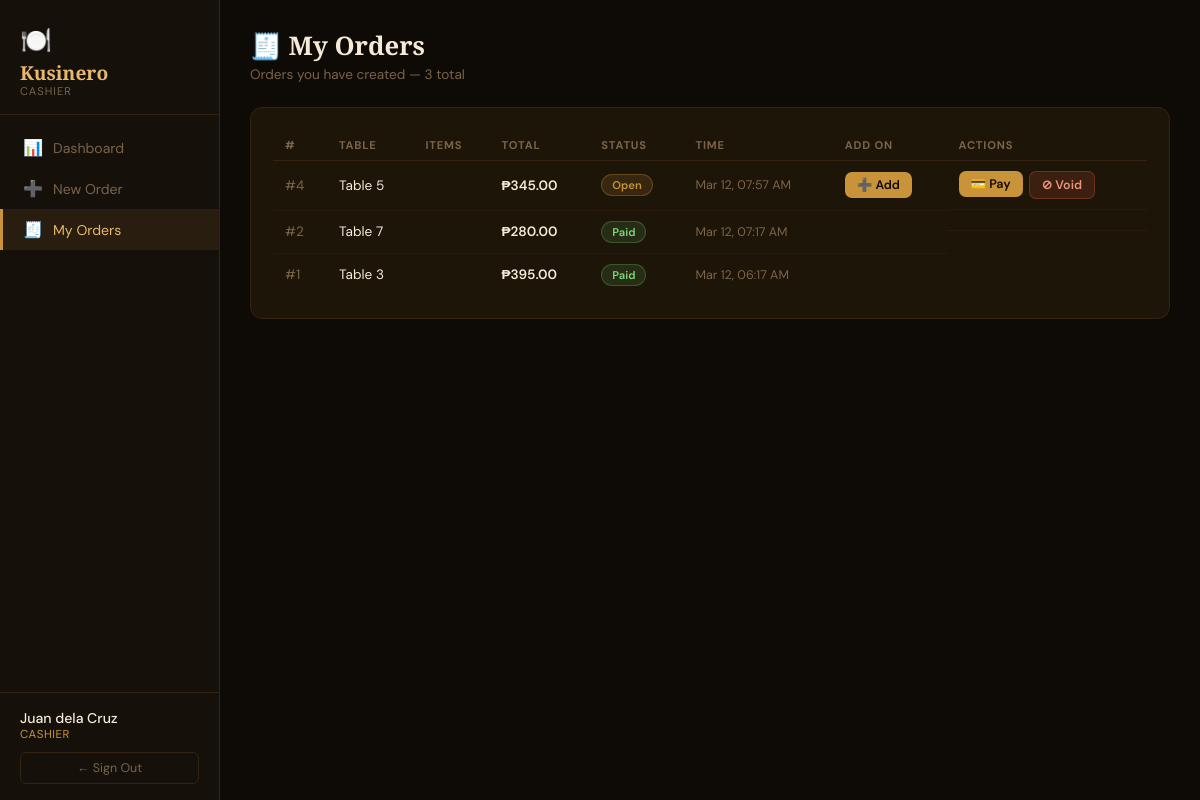
The page /pages/my_orders.php (signed in) on the database its author committed.
### tables this page shows
CREATE TABLE users (
    id INT AUTO_INCREMENT PRIMARY KEY,
    name VARCHAR(100) NOT NULL,
    username VARCHAR(80) NOT NULL UNIQUE,
    password VARCHAR(255) NOT NULL,
    role_id INT NOT NULL,
    is_active TINYINT(1) DEFAULT 1,
    first_login TINYINT(1) DEFAULT 1,
    phone_number VARCHAR(20),
    email VARCHAR(120),
    failed_login_attempts INT DEFAULT 0,
    lockout_until DATETIME NULL,
    lockout_level INT DEFAULT 0,
    created_at TIMESTAMP DEFAULT CURRENT_TIMESTAMP,
    FOREIGN KEY (role_id) REFERENCES roles(id)
);

CREATE TABLE roles (
    id INT AUTO_INCREMENT PRIMARY KEY,
    name VARCHAR(50) NOT NULL UNIQUE,
    label VARCHAR(100) NOT NULL,
    description VARCHAR(255)
);

CREATE TABLE orders (
    id INT AUTO_INCREMENT PRIMARY KEY,
    cashier_id INT NOT NULL,
    table_number INT NOT NULL,
    total DECIMAL(10,2) DEFAULT 0,
    status ENUM('open','paid','refunded','void') DEFAULT 'open',
    created_at TIMESTAMP DEFAULT CURRENT_TIMESTAMP,
    FOREIGN KEY (cashier_id) REFERENCES users(id)
);

### auth/Auth.php (called while the page is built, shortened)
<?php
class Auth {
    private static ?array $user = null;
    private static array $perms = [];
    public static function init(): void {
        if (!empty($_SESSION['uid'])) {
            $db   = Database::get();
            $stmt = $db->prepare("SELECT u.*, r.name AS role_name, r.label AS role_label
                                  FROM users u JOIN roles r ON r.id = u.role_id
                                  WHERE u.id = ? AND u.is_active = 1");
            $stmt->execute([$_SESSION['uid']]);
            self::$user = $stmt->fetch() ?: null;
            if (self::$user) {
                $p = $db->prepare("SELECT p.name FROM permissions p
                                   JOIN role_permissions rp ON rp.permission_id = p.id
                                   WHERE rp.role_id = ?");
                $p->execute([self::$user['role_id']]);
                self::$perms = array_column($p->fetchAll(), 'name');
            }
        }
    }
    public static function user(): ?array    { return self::$user; }
    public static function can(string $p): bool { return in_array($p, self::$perms, true); }
    public static function isOwner(): bool   { return (self::$user['role_name'] ?? '') === 'owner'; }
}

### pages/my_orders.php (the view, shortened to what this page needs)
<?php
require_once __DIR__ . '/../auth/Auth.php';
Auth::init();
$isAllOrders = (basename($_SERVER['PHP_SELF']) === 'orders.php');
$db  = Database::get();
if ($isAllOrders) {
    $orders = $db->query("
        SELECT o.*, u.name AS cashier_name
        FROM orders o JOIN users u ON u.id = o.cashier_id
        ORDER BY o.created_at DESC
    ")->fetchAll();
    $pageTitle = '🧾 All Orders';
    $pageDesc  = 'Orders from all cashiers';
} else {
    $stmt = $db->prepare("
        SELECT o.*, u.name AS cashier_name
        FROM orders o JOIN users u ON u.id = o.cashier_id
        WHERE o.cashier_id = ? ORDER BY o.created_at DESC
    ");
    $stmt->execute([Auth::user()['id']]);
    $orders    = $stmt->fetchAll();
    $pageTitle = '🧾 My Orders';
    $pageDesc  = 'Orders you have created';
}
include __DIR__ . '/../includes/nav.php';
?>
<div class="page-header">
  <h2><?= $pageTitle ?></h2>
  <p><?= $pageDesc ?> — <?= count($orders) ?> total</p>
</div>
<div class="section-card">
  <?php if (empty($orders)): ?>
    <p style="color:var(--muted);font-size:.85rem">No orders found.</p>
  <?php else: ?>
  <table>
    <thead>
      <tr>
        <th>#</th>
        <th>Table</th>
        <th>Items</th>
        <th>Total</th>
        <th>Status</th>
        <th>Time</th>
        <th>Add On</th>
        <th>Actions</th>
      </tr>
    </thead>
    <tbody>
    <?php foreach ($orders as $o):
        $lineItems = $db->prepare("
            SELECT oi.id, oi.quantity, m.name, oi.unit_price
            FROM order_items oi JOIN menu_items m ON m.id = oi.menu_item_id
            WHERE oi.order_id = ?
        ");
        $lineItems->execute([$o['id']]);
        $lines = $lineItems->fetchAll();
    ?>
      <tr>
        <td style="color:var(--muted)">#<?= $o['id'] ?></td>
        <td>Table <?= $o['table_number'] ?></td>
        <td style="font-size:.78rem;color:var(--muted)">
        </td>
        <td style="font-weight:600">₱<?= number_format($o['total'], 2) ?></td>
        <td><span class="badge badge-<?= $o['status'] ?>"><?= ucfirst($o['status']) ?></span></td>
        <td style="font-size:.78rem;color:var(--muted)"><?= date('M j, h:i A', strtotime($o['created_at'])) ?></td>
        <td>
          <?php if ($o['status'] === 'open'): ?>
            <a href="new_order.php?order_id=<?= $o['id'] ?>" class="btn btn-gold btn-sm">➕ Add</a>
          <?php endif; ?>
        </td>
        <td style="display:flex;gap:6px;flex-wrap:wrap">
          <?php if ($o['status'] === 'open' && Auth::can('process_payment')): ?>
            <form method="POST">
              <button class="btn btn-gold btn-sm">💳 Pay</button>
            </form>
          <?php endif; ?>
          <?php if ($o['status'] === 'open' && Auth::can('process_payment')): ?>
            <button class="btn btn-danger btn-sm"
                    onclick="openVoidModal(<?= $o['id'] ?>, <?= htmlspecialchars(json_encode(array_values($lines))) ?>)">
              ⊘ Void
            </button>
          <?php endif; ?>
        </td>
      </tr>
    <?php endforeach; ?>
    </tbody>
  </table>
  <?php endif; ?>
</div>
</main></div>

### includes/nav.php (shortened to what this page needs)
<?php
require_once __DIR__ . '/../auth/Auth.php';
$u    = Auth::user();
$page = basename($_SERVER['PHP_SELF'], '.php');
$ownerNav = [
    'dashboard'     => ['icon'=>'📊','label'=>'Dashboard'],
    'orders'        => ['icon'=>'🧾','label'=>'All Orders'],
    'menu'          => ['icon'=>'📋','label'=>'Menu'],
    'cashiers'      => ['icon'=>'👥','label'=>'Cashiers'],
    'sales_report'  => ['icon'=>'📈','label'=>'Sales Report'],
    'audit_log'     => ['icon'=>'🔍','label'=>'Audit Log'],
];
$cashierNav = [
    'dashboard'     => ['icon'=>'📊','label'=>'Dashboard'],
    'new_order'     => ['icon'=>'➕','label'=>'New Order'],
    'my_orders'     => ['icon'=>'🧾','label'=>'My Orders'],
];
$nav = Auth::isOwner() ? $ownerNav : $cashierNav;
?>
<div class="layout">
<aside class="sidebar">
  <div class="sidebar-brand">
    <div class="icon">🍽️</div>
    <h1>Kusinero</h1>
    <p><?= htmlspecialchars($u['role_label']) ?></p>
  </div>
  <nav>
    <?php foreach ($nav as $href => $item): ?>
      <a href="<?= $href ?>.php" class="<?= $page === $href ? 'active' : '' ?>">
        <span class="nav-icon"><?= $item['icon'] ?></span>
        <?= $item['label'] ?>
      </a>
    <?php endforeach; ?>
  </nav>
  <div class="sidebar-footer">
    <div class="user-info">
      <div class="name"><?= htmlspecialchars($u['name']) ?></div>
      <div class="role"><?= htmlspecialchars($u['role_label']) ?></div>
    </div>
    <form method="POST" action="/logout.php">
      <button class="logout-btn" type="submit">← Sign Out</button>
    </form>
  </div>
</aside>
<main class="main">

### includes/nav.php (style rules this page uses)
*,*::before,*::after { box-sizing:border-box;margin:0;padding:0 }
.layout { display:flex;min-height:100vh; }
.sidebar { width:220px;flex-shrink:0;background:var(--surface);border-right:1px solid var(--border); display:flex;flex-direction:column;position:fixed;height:100vh;z-index:10; }
.sidebar-brand { padding:24px 20px 16px;border-bottom:1px solid var(--border); }
.sidebar-brand .icon { font-size:1.6rem; }
.sidebar-brand h1 { font-family:'Playfair Display',serif;color:var(--gold-light);font-size:1.2rem; line-height:1.2;margin-top:4px; }
.sidebar-brand p { font-size:.7rem;color:var(--muted);letter-spacing:1px;text-transform:uppercase; }
nav { flex:1;padding:12px 0; }
nav a { display:flex;align-items:center;gap:10px;padding:10px 20px;color:var(--muted); text-decoration:none;font-size:.88rem;transition:all .15s;border-left:3px solid transparent; }
nav a.active { color:var(--gold-light);background:rgba(201,147,58,.1);border-left-color:var(--gold); }
nav a .nav-icon { font-size:1rem;width:20px;text-align:center; }
.sidebar-footer { padding:16px 20px;border-top:1px solid var(--border); }
.user-info .name { font-size:.88rem;font-weight:500;color:var(--cream); }
.user-info .role { font-size:.72rem;color:var(--gold);letter-spacing:.5px;text-transform:uppercase; }
.logout-btn { display:block;margin-top:10px;padding:7px 12px;background:transparent; border:1px solid var(--border);color:var(--muted);border-radius:6px; font-size:.78rem;text-align:center;text-decoration:none;cursor:pointer; transition:all .2s;font-family:'DM Sans',sans-serif;width:100%; }
.main { margin-left:220px;flex:1;padding:28px 30px; }
.page-header { margin-bottom:24px; }
.page-header h2 { font-family:'Playfair Display',serif;font-size:1.6rem;color:var(--cream); }
.page-header p { color:var(--muted);font-size:.85rem;margin-top:3px; }
.section-card { background:var(--card);border:1px solid var(--border);border-radius:12px;padding:22px; }
table { width:100%;border-collapse:collapse;font-size:.85rem; }
th { text-align:left;color:var(--muted);font-size:.7rem;text-transform:uppercase;letter-spacing:.8px; padding:8px 12px;border-bottom:1px solid var(--border); }
td { padding:10px 12px;border-bottom:1px solid rgba(51,35,16,.5);vertical-align:middle; }
tr:last-child td { border-bottom:none; }
.badge { display:inline-block;padding:3px 10px;border-radius:20px;font-size:.7rem;font-weight:600; }
.badge-paid { background:rgba(92,184,92,.15);color:#7dd87d;border:1px solid rgba(92,184,92,.3); }
.badge-open { background:rgba(201,147,58,.15);color:var(--gold);border:1px solid rgba(201,147,58,.3); }
.btn { padding:9px 18px;border:none;border-radius:7px;font-family:'DM Sans',sans-serif; font-size:.85rem;font-weight:600;cursor:pointer;transition:all .15s;text-decoration:none;display:inline-block; }
.btn-gold { background:var(--gold);color:#0e0a06; }
.btn-danger { background:rgba(224,92,58,.15);color:#e8937a;border:1px solid rgba(224,92,58,.3); }
.btn-sm { padding:5px 12px;font-size:.78rem; }

### rows shown on the page
users: role.label "CASHIER", name "Juan dela Cruz"
orders: id "4", table_number "5", total "345.00", status "Open", created_at "Mar 12, 07:57 AM"
orders: id "2", table_number "7", total "280.00", status "Paid", created_at "Mar 12, 07:17 AM"
orders: id "1", table_number "3", total "395.00", status "Paid", created_at "Mar 12, 06:17 AM"

### other values the page prints
$item['icon'] "📊"
$item['label'] "Dashboard"
$item['icon'] "➕"
$item['label'] "New Order"
$item['icon'] "🧾"
$item['label'] "My Orders"
$pageTitle "🧾 My Orders"
$pageDesc "Orders you have created"
count($orders) "3"
